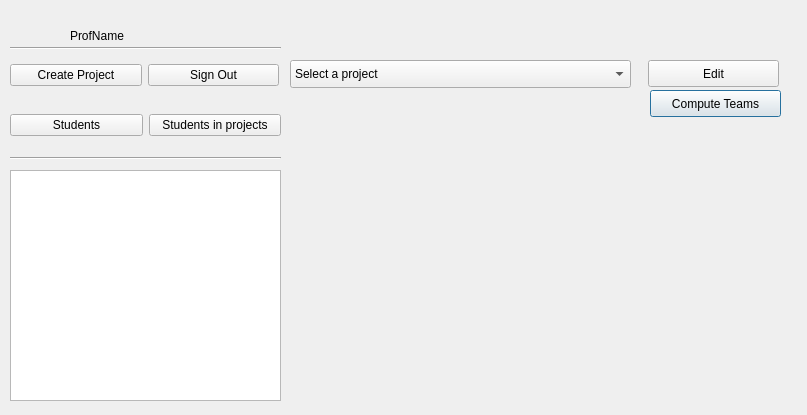
<?xml version="1.0" encoding="UTF-8"?>
<ui version="4.0">
 <class>AdminHomeView</class>
 <widget class="QDialog" name="AdminHomeView">
  <property name="geometry">
   <rect>
    <x>0</x>
    <y>0</y>
    <width>807</width>
    <height>415</height>
   </rect>
  </property>
  <property name="windowTitle">
   <string>Dialog</string>
  </property>
  <widget class="QListWidget" name="listOfStudentsLv">
   <property name="geometry">
    <rect>
     <x>10</x>
     <y>170</y>
     <width>271</width>
     <height>231</height>
    </rect>
   </property>
  </widget>
  <widget class="Line" name="line">
   <property name="geometry">
    <rect>
     <x>10</x>
     <y>150</y>
     <width>271</width>
     <height>16</height>
    </rect>
   </property>
   <property name="orientation">
    <enum>Qt::Horizontal</enum>
   </property>
  </widget>
  <widget class="Line" name="line_2">
   <property name="geometry">
    <rect>
     <x>10</x>
     <y>40</y>
     <width>271</width>
     <height>16</height>
    </rect>
   </property>
   <property name="orientation">
    <enum>Qt::Horizontal</enum>
   </property>
  </widget>
  <widget class="QPushButton" name="runAlgoBtn">
   <property name="geometry">
    <rect>
     <x>650</x>
     <y>90</y>
     <width>131</width>
     <height>27</height>
    </rect>
   </property>
   <property name="text">
    <string>Compute Teams</string>
   </property>
  </widget>
  <widget class="QPushButton" name="editProjectBtn">
   <property name="geometry">
    <rect>
     <x>648</x>
     <y>60</y>
     <width>131</width>
     <height>27</height>
    </rect>
   </property>
   <property name="text">
    <string>Edit</string>
   </property>
   <property name="checkable">
    <bool>false</bool>
   </property>
  </widget>
  <widget class="QWidget" name="layoutWidget">
   <property name="geometry">
    <rect>
     <x>10</x>
     <y>60</y>
     <width>269</width>
     <height>30</height>
    </rect>
   </property>
   <layout class="QHBoxLayout" name="horizontalLayout">
    <item>
     <widget class="QPushButton" name="createProjectBtn">
      <property name="text">
       <string>Create Project</string>
      </property>
     </widget>
    </item>
    <item>
     <widget class="QPushButton" name="signoutBtn">
      <property name="text">
       <string>Sign Out</string>
      </property>
     </widget>
    </item>
   </layout>
  </widget>
  <widget class="QWidget" name="layoutWidget">
   <property name="geometry">
    <rect>
     <x>70</x>
     <y>20</y>
     <width>261</width>
     <height>31</height>
    </rect>
   </property>
   <layout class="QHBoxLayout" name="horizontalLayout_2">
    <item>
     <widget class="QLabel" name="profNameLbl">
      <property name="text">
       <string>ProfName</string>
      </property>
     </widget>
    </item>
   </layout>
  </widget>
  <widget class="QWidget" name="layoutWidget">
   <property name="geometry">
    <rect>
     <x>10</x>
     <y>110</y>
     <width>271</width>
     <height>30</height>
    </rect>
   </property>
   <layout class="QHBoxLayout" name="horizontalLayout_3">
    <item>
     <widget class="QPushButton" name="lisStudentBtn">
      <property name="text">
       <string>Students</string>
      </property>
      <property name="checkable">
       <bool>false</bool>
      </property>
     </widget>
    </item>
    <item>
     <widget class="QPushButton" name="lisStudentInProjBtn">
      <property name="text">
       <string>Students in projects</string>
      </property>
      <property name="checkable">
       <bool>false</bool>
      </property>
     </widget>
    </item>
   </layout>
  </widget>
  <widget class="QComboBox" name="selectProjectInput">
   <property name="geometry">
    <rect>
     <x>290</x>
     <y>60</y>
     <width>341</width>
     <height>28</height>
    </rect>
   </property>
   <item>
    <property name="text">
     <string>Select a project</string>
    </property>
   </item>
  </widget>
 </widget>
 <resources/>
 <connections/>
</ui>
